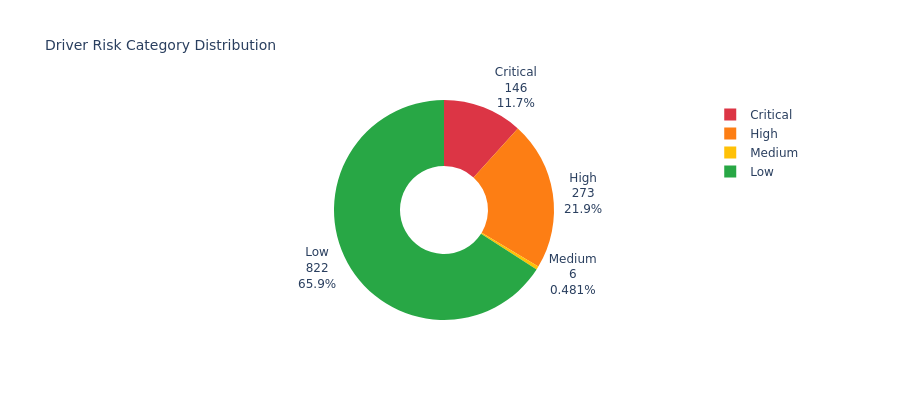

Notebook cell for this chart:
### Code cell
# Risk category breakdown
risk_counts = driver_risk['risk_category'].value_counts().reset_index()
risk_counts.columns = ['Risk Category', 'Count']

# Count high risk drivers
high_risk_drivers_count = len(driver_risk[driver_risk['risk_category'].isin(['High', 'Critical'])])

fig = px.pie(
    risk_counts,
    values='Count',
    names='Risk Category',
    title='Driver Risk Category Distribution',
    color='Risk Category',
    color_discrete_map=PROJECT_THEME['risk_colors'],
    hole=0.4,
    category_orders={'Risk Category': PROJECT_THEME['risk_order']}
)
fig.update_traces(textposition='outside', textinfo='percent+label+value')
fig.update_layout(height=400)
fig = apply_project_theme(fig)
fig.show()

print(f'\nHigh/Critical Risk Drivers: {high_risk_drivers_count}')

### Figure 1 — Plotly figure (JSON) as saved in the notebook; plotly's stock layout.template omitted (floating-point values rounded to 4 significant figures)
{"data": [{"customdata": [["Critical"], ["High"], ["Medium"], ["Low"]], "direction": "clockwise", "domain": {"x": [0, 1], "y": [0, 1]}, "hole": 0.4, "hovertemplate": "Risk Category=%{customdata[0]}<br>Count=%{value}<extra></extra>", "labels": ["Critical", "High", "Medium", "Low"], "legendgroup": "", "marker": {"colors": ["#DC3545", "#FD7E14", "#FFC107", "#28A745"]}, "name": "", "showlegend": true, "sort": false, "textinfo": "percent+label+value", "textposition": "outside", "type": "pie", "values": [146, 273, 6, 822]}], "layout": {"font": {"family": "DejaVu Sans, Arial, sans-serif", "size": 12}, "height": 400, "hoverlabel": {"bgcolor": "white", "font": {"family": "DejaVu Sans, Arial, sans-serif", "size": 10}}, "legend": {"tracegroupgap": 0}, "paper_bgcolor": "white", "plot_bgcolor": "rgba(248, 249, 250, 0.5)", "title": {"font": {"size": 14}, "text": "Driver Risk Category Distribution"}, "xaxis": {"gridcolor": "rgba(128, 128, 128, 0.2)", "gridwidth": 1, "showgrid": true, "tickfont": {"size": 10}}, "yaxis": {"gridcolor": "rgba(128, 128, 128, 0.2)", "gridwidth": 1, "showgrid": true, "tickfont": {"size": 10}}}}
